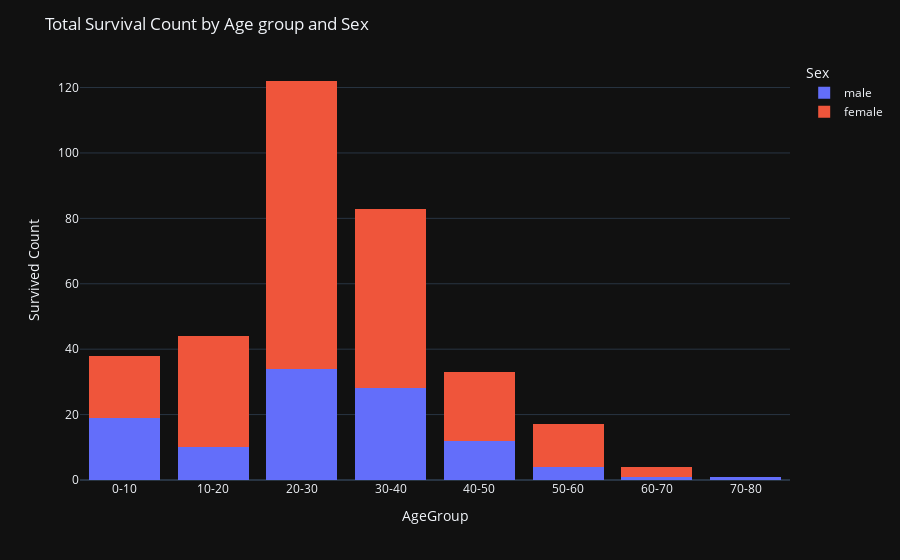

Notebook source saved alongside this figure:
### Code cell
df['AgeGroup'] = pd.cut(df['Age'], bins=[0, 10, 20, 30, 40, 50, 60, 70, 80], 
                        labels=['0-10', '10-20', '20-30', '30-40', '40-50', '50-60', '60-70', '70-80'])
df = df.sort_values(by='AgeGroup')

fig = px.histogram(df, x='AgeGroup', y='Survived', color='Sex', nbins=8)

fig.update_layout(title="Total Survival Count by Age group and Sex",
                  xaxis=dict(title='AgeGroup'),
                  yaxis=dict(title='Survived Count'),
                  barmode='stack', 
                  template='plotly_dark')
fig.show()

### Figure 1 — Plotly figure (JSON) as saved in the notebook; plotly's stock layout.template omitted (floating-point values rounded to 4 significant figures; data arrays with more than 128 entries replaced by an {"elided": "..."} marker saying what was removed)
{"data": [{"alignmentgroup": "True", "bingroup": "x", "histfunc": "sum", "hovertemplate": "Sex=male<br>AgeGroup=%{x}<br>sum of Survived=%{y}<extra></extra>", "legendgroup": "male", "marker": {"color": "#636efa", "pattern": {"shape": ""}}, "name": "male", "nbinsx": 8, "offsetgroup": "male", "orientation": "v", "showlegend": true, "type": "histogram", "x": {"elided": "577 str values"}, "xaxis": "x", "y": {"elided": "577 int values"}, "yaxis": "y"}, {"alignmentgroup": "True", "bingroup": "x", "histfunc": "sum", "hovertemplate": "Sex=female<br>AgeGroup=%{x}<br>sum of Survived=%{y}<extra></extra>", "legendgroup": "female", "marker": {"color": "#EF553B", "pattern": {"shape": ""}}, "name": "female", "nbinsx": 8, "offsetgroup": "female", "orientation": "v", "showlegend": true, "type": "histogram", "x": {"elided": "314 str values"}, "xaxis": "x", "y": {"elided": "314 int values"}, "yaxis": "y"}], "layout": {"barmode": "stack", "legend": {"title": {"text": "Sex"}, "tracegroupgap": 0}, "margin": {"t": 60}, "title": {"text": "Total Survival Count by Age group and Sex"}, "xaxis": {"anchor": "y", "domain": [0, 1], "title": {"text": "AgeGroup"}}, "yaxis": {"anchor": "x", "domain": [0, 1], "title": {"text": "Survived Count"}}}}
